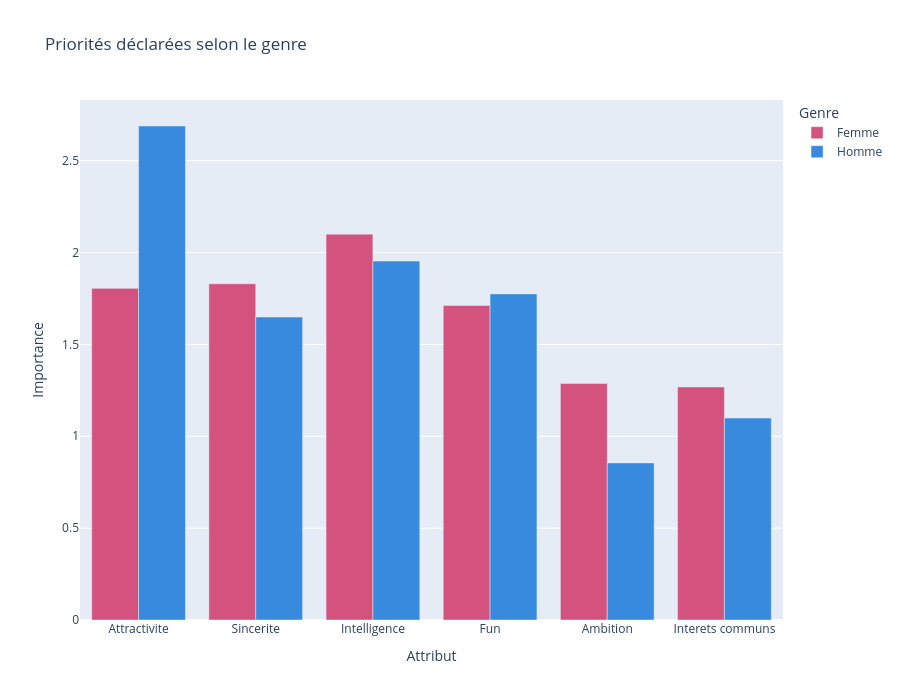

Source (notebook cell):
### Markdown cell above
### **2.4 Priorités par segment**

Lecture complémentaire: les priorités déclarées ne se distribuent pas exactement de la même façon selon le genre.

### Code cell
## Priorités déclarées par genre
pairs = [
    ("attr1_1", "attr", "Attractivite"),
    ("sinc1_1", "sinc", "Sincerite"),
    ("intel1_1", "intel", "Intelligence"),
    ("fun1_1", "fun", "Fun"),
    ("amb1_1", "amb", "Ambition"),
    ("shar1_1", "shar", "Interets communs"),
]

pref_cols = [p for p, _, _ in pairs if p in df.columns]
pref_gender = df.groupby("gender_label", dropna=False)[pref_cols].mean().T.reset_index().rename(columns={"index": "pref_col"})
pref_gender["Attribut"] = pref_gender["pref_col"].map(dict((p, l) for p, _, l in pairs))
long_q1 = pref_gender.melt(id_vars=["pref_col", "Attribut"], var_name="Genre", value_name="Importance")

fig_q1 = px.bar(
    long_q1,
    x="Attribut", y="Importance", color="Genre", barmode="group",
    title="Priorités déclarées selon le genre",
    color_discrete_map={"Femme": "#D4537E", "Homme": "#378ADD"}
)
fig_q1.update_layout(height=700)
fig_q1.show()
export_viz(fig_q1, "priorites_genre")

print("Lecture:")
print("- Les barres les plus basses representent les attributs les moins prioritaires dans le declaratif.")
print("- Les differences Femme/Homme indiquent si le 'least desirable' change selon le genre.")

### Figure 1 — Plotly figure (JSON) as saved in the notebook; plotly's stock layout.template omitted (floating-point values rounded to 4 significant figures)
{"data": [{"alignmentgroup": "True", "hovertemplate": "Genre=Femme<br>Attribut=%{x}<br>Importance=%{y}<extra></extra>", "legendgroup": "Femme", "marker": {"color": "#D4537E", "pattern": {"shape": ""}}, "name": "Femme", "offsetgroup": "Femme", "orientation": "v", "showlegend": true, "textposition": "auto", "type": "bar", "x": ["Attractivite", "Sincerite", "Intelligence", "Fun", "Ambition", "Interets communs"], "xaxis": "x", "y": [1.805, 1.83, 2.1, 1.712, 1.288, 1.269], "yaxis": "y"}, {"alignmentgroup": "True", "hovertemplate": "Genre=Homme<br>Attribut=%{x}<br>Importance=%{y}<extra></extra>", "legendgroup": "Homme", "marker": {"color": "#378ADD", "pattern": {"shape": ""}}, "name": "Homme", "offsetgroup": "Homme", "orientation": "v", "showlegend": true, "textposition": "auto", "type": "bar", "x": ["Attractivite", "Sincerite", "Intelligence", "Fun", "Ambition", "Interets communs"], "xaxis": "x", "y": [2.689, 1.649, 1.954, 1.775, 0.855, 1.099], "yaxis": "y"}], "layout": {"barmode": "group", "height": 700, "legend": {"title": {"text": "Genre"}, "tracegroupgap": 0}, "title": {"text": "Priorités déclarées selon le genre"}, "xaxis": {"anchor": "y", "domain": [0, 1], "title": {"text": "Attribut"}}, "yaxis": {"anchor": "x", "domain": [0, 1], "title": {"text": "Importance"}}}}
